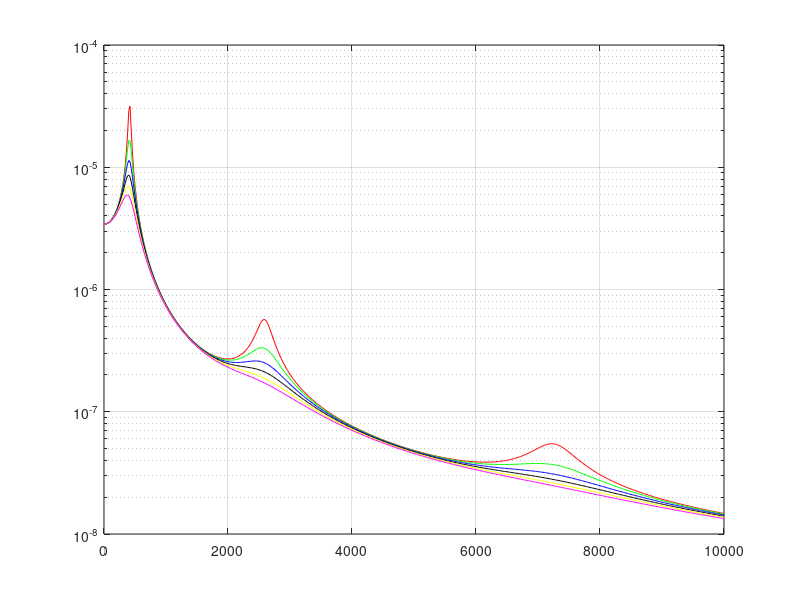

Source code (MATLAB):
% clear
close all
clc
tic
%% Datos

c = 0.02;
E = 0.7e11; % Pa
rho = 2700; % Kg/m^3
A = c^2; I = c^4/12;
L=0.5; % m

%% Discretizacion

nNod=9; % Numero de nodos
nDofNod = 2; % Numero de dof por nodos

nodos = [linspace(0,L,nNod)' zeros(nNod,1)];
elementos = [(1:nNod-1)' (2:nNod)'];

nEle = size(elementos,1);
nDofTot = nNod*nDofNod;

dof=reshape(1:nDofNod*nNod,[nDofNod,nNod])';

%% Condiciones de borde
bc = false(nNod,nDofNod);
bc(1,:) = true;

isFixed = reshape(bc',[],1);
isFree = ~isFixed;

%% Matriz de Rigidez y de Masa
K = zeros(nDofTot);
M = zeros(nDofTot);

for iele=1:nEle
    v=nodos(elementos(iele,2),:)-nodos(elementos(iele,1),:);
    Lele=norm(v);
    v=v/Lele;
    m=A*Lele*rho;
    
    Y1 = 12*E*I/Lele^3; Y2 = 6*E*I/Lele^2; Y3 = 4*E*I/Lele; Y4 = 2*E*I/Lele;
    
    kele=[Y1 Y2 -Y1 Y2;Y2 Y3 -Y2 Y4;-Y1 -Y2 Y1 -Y2;Y2 Y4 -Y2 Y3];
    
    mele = m/420*[156 22*Lele 54 -13*Lele; 22*Lele 4*Lele^2 13*Lele -3*Lele^2;...
        54 13*Lele 156 -22*Lele; -13*Lele -3*Lele^2 -22*Lele 4*Lele^2];    
    
    ubic=[dof(elementos(iele,1),:) dof(elementos(iele,2),:)];
    
    K(ubic,ubic)=K(ubic,ubic)+kele;
    M(ubic,ubic)=M(ubic,ubic)+mele;
end

%% Obtencion de desplazamiento y frecuencia
[eigVect,eigVal] = eig(M(isFree,isFree)\K(isFree,isFree));
eigVect = flip(eigVect,2); eigVal = flip(flip(eigVal,1),2);

W=sqrt(diag(eigVal));

%% Plot

% Nmodo=2; % Nro de modo    
% desp=zeros(1,nDofTot);
% desp(isFree)=eigVect(:,Nmodo);
% Nro_ptos_ele=15;
% desp_tot =0; X=0;
% 
% for iele=1:nEle
%     
%         v=nodos(elementos(iele,2),:)-nodos(elementos(iele,1),:);
%         Lele=norm(v);
%     
%         x0 = nodos(elementos(iele,1),1);
%         xL = nodos(elementos(iele,2),1);
% 
%         x = linspace(x0,xL,Nro_ptos_ele);
%         X=[X,x(2:end)];
% 
%         N = [1 - 3*(x-x0).^2/Lele^2 + 2*(x-x0).^3/Lele^3;
%             (x-x0) - 2*(x-x0).^2/Lele + (x-x0).^3/Lele^2;
%             3*(x-x0).^2/Lele^2 - 2*(x-x0).^3/Lele^3;
%             -(x-x0).^2/Lele + (x-x0).^3/Lele^2]';
%         
%         pos = [dof(elementos(iele,1),:) dof(elementos(iele,2),:)];
% 
%         desp_ele = N*desp(pos)';
%         desp_tot = [desp_tot; desp_ele(2:end)];
% end
% 
% plot(X,desp_tot,'b')
% hold on
% plot(nodos(:,1),desp(1:2:end-1),'or')    
% grid on
%% Descomposicion Modal

D=zeros(nDofTot,nDofTot-sum(isFixed));
D(isFree,:)=eigVect;
Phi=D;

for i_D=1:size(D,2) %Normalizado en base a M
    
    modulo=(D(:,i_D)'*M*D(:,i_D));  
    Phi(:,i_D)=D(:,i_D)./sqrt(modulo);
    
end

%% Calculo amplitud en funcion de frecuencias
Rango_Omega=0:20:10000;
Rango_Ksi=0.05:0.05:0.3;

acceleracion=zeros(nDofTot,1); 
% acceleracion(1)=1;
acceleracion(1:2:end) = 1;
R_ext=-M*acceleracion;

R_Phi=Phi'*R_ext;
R_Phi=abs(R_Phi); % Esto no es robado???

n_Omega=1;
Amplitudes=zeros(length(Rango_Omega),length(Rango_Ksi));
for Omega=Rango_Omega
    n_Ksi=1;
    for Ksi=Rango_Ksi
        z=zeros(length(W),1);
        for i=1:length(W)
            Beta=Omega/W(i);
            z(i)=(R_Phi(i)/(W(i)^2))/sqrt((1-Beta^2)^2+(2*Ksi*Beta)^2);            
        end
        Amplitudes(n_Omega,n_Ksi)=sum(z);
        n_Ksi=n_Ksi+1;
    end     
    n_Omega=n_Omega+1;
end

%Amplitudes=Amplitudes*10^9;

semilogy(Rango_Omega,Amplitudes(:,1),'r'); 
hold on
semilogy(Rango_Omega,Amplitudes(:,2),'g');
hold on
semilogy(Rango_Omega,Amplitudes(:,3),'b'); 
hold on
semilogy(Rango_Omega,Amplitudes(:,4),'k'); 
hold on
semilogy(Rango_Omega,Amplitudes(:,5),'y');
hold on
semilogy(Rango_Omega,Amplitudes(:,6),'m'); 
grid on

% plot(Rango_Omega,Amplitudes(:,1),'ro'); 
% hold on
% plot(Rango_Omega,Amplitudes(:,2),'go');
% hold on
% plot(Rango_Omega,Amplitudes(:,3),'bo'); 
toc